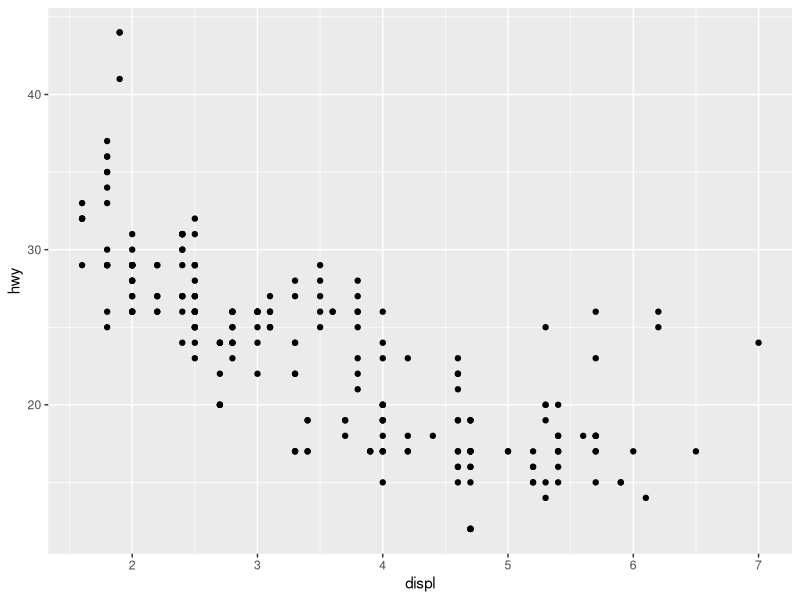
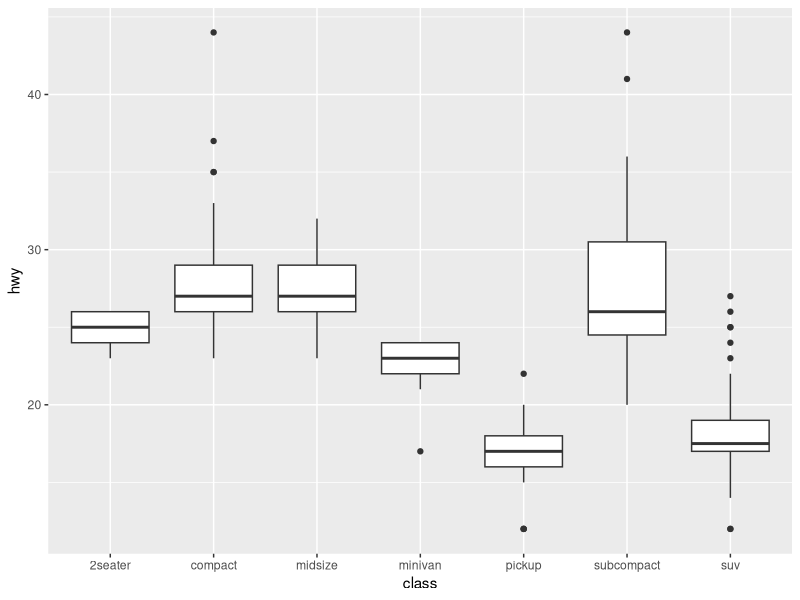
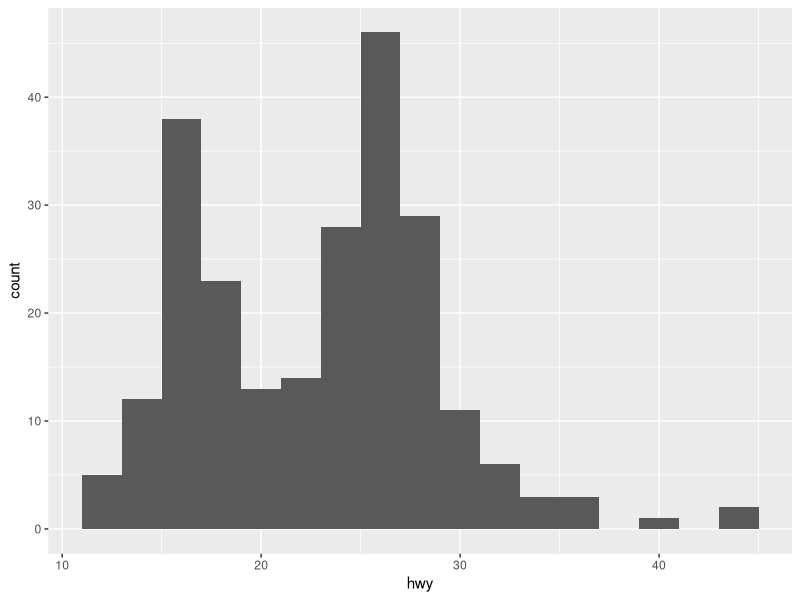
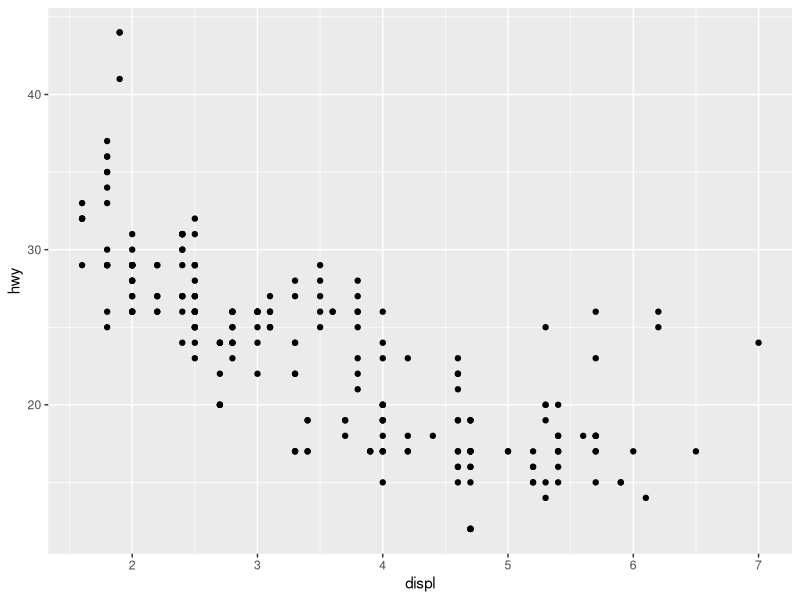
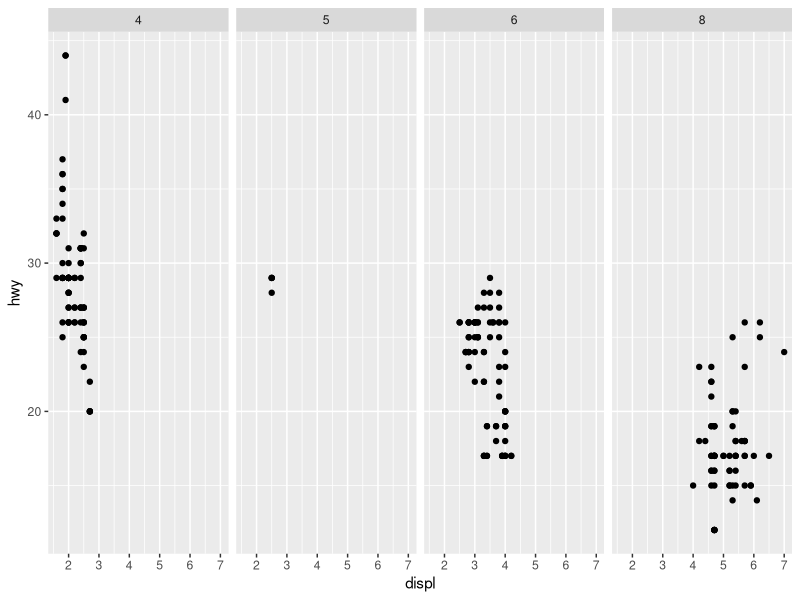
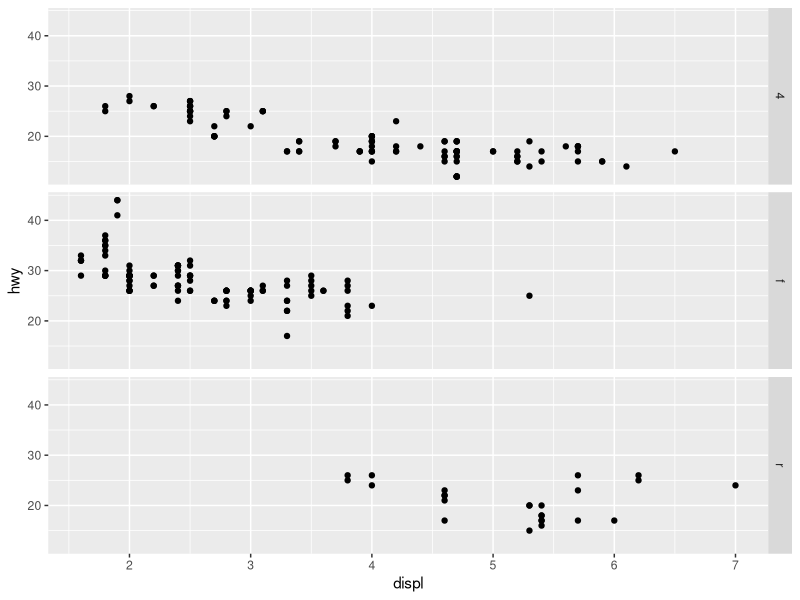
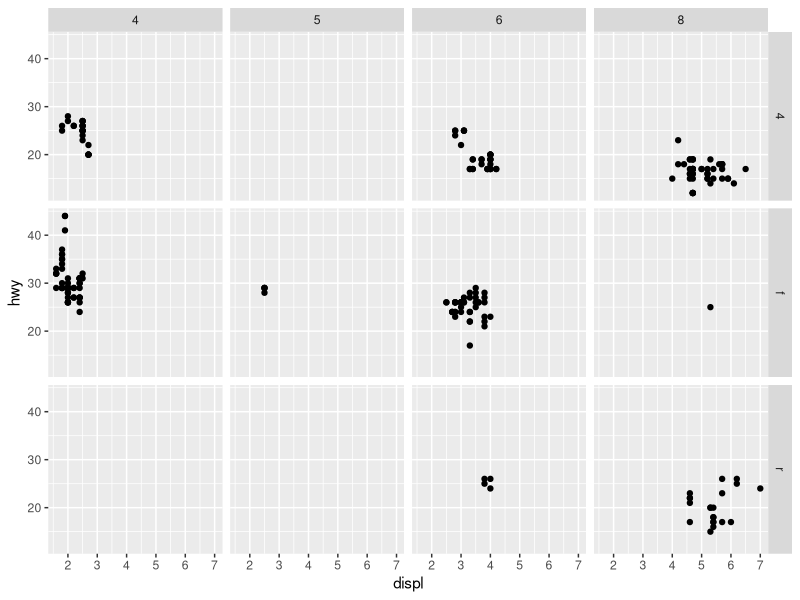
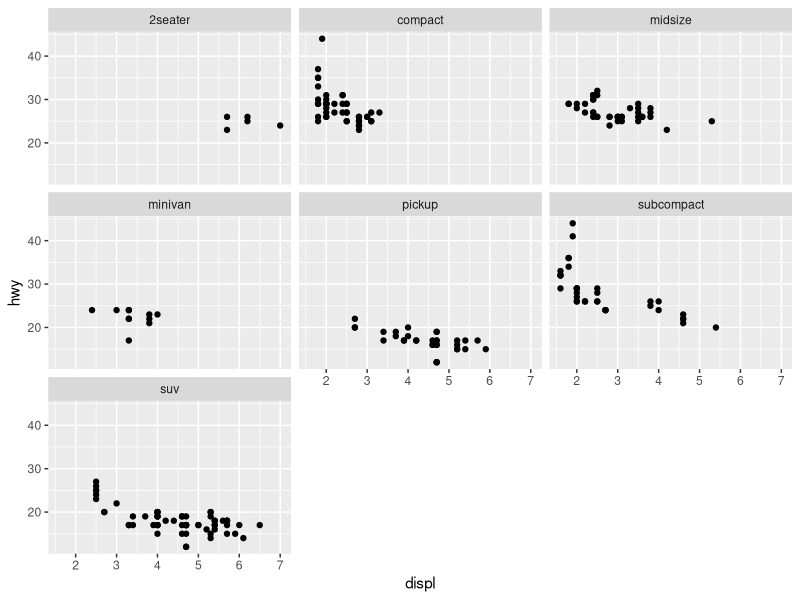

Here is the R script that generated these plots, in order:
## ---- chunk 1
knitr::opts_chunk$set(echo = TRUE, comment = "")
#echo shows all inputs and outputs
#comment means no # before output
library(tidyverse)

## ---- chunk 2
data(mpg)
summary(mpg)
## ---- chunk 3
#Initialise plot with ggplot.
# add layers
#
ggplot(data = mpg)+
  geom_point(mapping = aes(x = displ, y = hwy))

## ---- chunk 4

ggplot(data = mpg) +
  geom_boxplot(mapping = aes(x = class, y = hwy))
## ---- chunk 5
ggplot(data = mpg) +
  geom_histogram(mapping = aes(x = hwy), binwidth  = 2)
## ---- chunk 6

## ---- chunk 7
ggplot(data = mpg) +
  geom_point(mapping = aes(x = displ, y = hwy))
## ---- chunk 8
# Makes a plot that the commands below will modify
q <- ggplot(mpg) + geom_point(aes(x = displ, y = hwy))

q + facet_grid(. ~ cyl)
q + facet_grid(drv ~ .)
q + facet_grid(drv ~ cyl)
q + facet_wrap(~ class)
## ---- chunk 9

## ---- chunk 10
ggplot(mpg) + 
  geom_point(aes(displ, hwy)) +
  geom_smooth(aes(displ, hwy))
